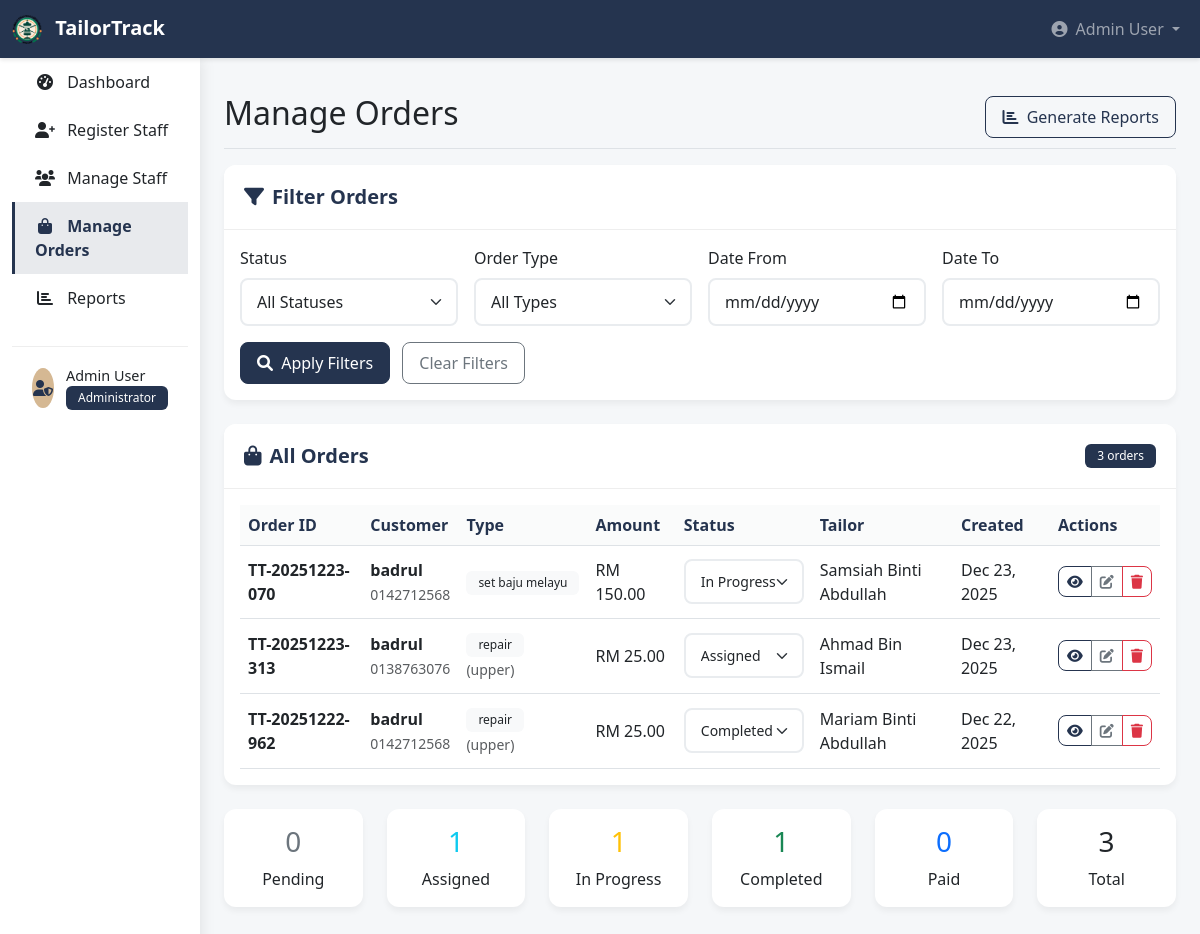
/admin/manage_orders.php (signed in), run on the app's committed database.
### tables this page shows
CREATE TABLE `orders` (
  `order_id` varchar(20) NOT NULL,
  `customer_name` varchar(100) NOT NULL,
  `customer_phone` varchar(20) NOT NULL,
  `customer_email` varchar(100) DEFAULT NULL,
  `order_type` enum('set_baju_melayu','set_baju_kurung','set_baju_kebaya','baju_kurta','repair') NOT NULL,
  `repair_type` enum('upper','lower','both') DEFAULT NULL,
  `status` enum('pending','assigned','in_progress','completed','paid','cancel') DEFAULT 'pending',
  `payment_status` enum('pending','paid') DEFAULT 'pending',
  `assigned_tailor` int(11) DEFAULT NULL,
  `created_by` int(11) NOT NULL,
  `created_at` timestamp NOT NULL DEFAULT current_timestamp(),
  `updated_at` timestamp NOT NULL DEFAULT current_timestamp() ON UPDATE current_timestamp(),
  `total_amount` decimal(10,2) NOT NULL,
  `deposit_amount` decimal(10,2) DEFAULT 0.00,
  `deposit_paid` enum('no','yes') DEFAULT 'no',
  `deposit_paid_at` timestamp NULL DEFAULT NULL,
  `amount_paid` decimal(10,2) DEFAULT 0.00,
  `tailor_notes` text DEFAULT NULL
);

CREATE TABLE `users` (
  `user_id` int(11) NOT NULL,
  `username` varchar(50) NOT NULL,
  `password` varchar(255) NOT NULL,
  `role` enum('admin','cashier','tailor') NOT NULL,
  `full_name` varchar(100) NOT NULL,
  `email` varchar(100) DEFAULT NULL,
  `phone` varchar(20) DEFAULT NULL,
  `created_at` timestamp NOT NULL DEFAULT current_timestamp()
);

### admin/manage_orders.php (the view, shortened to what this page needs)
<?php
require_once '../config/database.php';
$date_from = $_GET['date_from'] ?? '';
$date_to = $_GET['date_to'] ?? '';
$query = "SELECT o.*, u.full_name as cashier_name, t.full_name as tailor_name
          FROM orders o
          LEFT JOIN users u ON o.created_by = u.user_id
          LEFT JOIN users t ON o.assigned_tailor = t.user_id
          WHERE 1=1";
$params = [];
$query .= " ORDER BY o.created_at DESC";
try {
    $stmt = $pdo->prepare($query);
    $stmt->execute($params);
    $orders = $stmt->fetchAll();
} catch (PDOException $e) {
    error_log("Fetch orders error: " . $e->getMessage());
    $error = "Unable to load orders data.";
}
?>
<!DOCTYPE html>
<html lang="en">
<head>
    <link href="https://cdn.jsdelivr.net/npm/bootstrap@5.3.0-alpha1/dist/css/bootstrap.min.css" rel="stylesheet">
    <link rel="stylesheet" href="https://cdnjs.cloudflare.com/ajax/libs/font-awesome/6.0.0/css/all.min.css">
    <link rel="stylesheet" href="../css/admin.css">
</head>
<body>
    <nav class="navbar navbar-expand-lg navbar-dark admin-navbar">
        <div class="container-fluid">
            <a class="navbar-brand" href="dashboard.php">
                <img src="../Asset/logo_icon.png" alt="TailorTrack" style="width: 30px; height: 30px; object-fit: contain;" class="me-2">
                <span>TailorTrack</span>
            </a>
            <div class="collapse navbar-collapse" id="adminNavbar">
                <ul class="navbar-nav ms-auto">
                    <li class="nav-item dropdown">
                        <a class="nav-link dropdown-toggle" href="#" id="navbarDropdown" role="button" data-bs-toggle="dropdown">
                            <i class="fas fa-user-circle me-1"></i> <?php echo $_SESSION['full_name']; ?>
                        </a>
                    </li>
                </ul>
            </div>
        </div>
    </nav>
    <div class="container-fluid">
        <div class="row">
            <?php include 'sidebar.php'; ?>
            <main class="col-md-9 ms-sm-auto col-lg-10 px-md-4 main-content">
                <div class="d-flex justify-content-between flex-wrap flex-md-nowrap align-items-center pt-3 pb-2 mb-3 border-bottom">
                    <h1 class="h2">Manage Orders</h1>
                    <div class="btn-toolbar mb-2 mb-md-0">
                        <a href="reports.php" class="btn btn-outline-primary">
                            <i class="fas fa-chart-bar me-1"></i> Generate Reports
                        </a>
                    </div>
                </div>
                <div class="card mb-4">
                    <div class="card-header">
                        <h5 class="card-title mb-0">
                            <i class="fas fa-filter me-2"></i>Filter Orders
                        </h5>
                    </div>
                    <div class="card-body">
                        <form method="GET" action="manage_orders.php">
                            <div class="row g-3">
                                <div class="col-md-3">
                                    <label for="status" class="form-label">Status</label>
                                    <select class="form-select" id="status" name="status">
                                        <option value="">All Statuses</option>
                                    </select>
                                </div>
                                <div class="col-md-3">
                                    <label for="type" class="form-label">Order Type</label>
                                    <select class="form-select" id="type" name="type">
                                        <option value="">All Types</option>
                                    </select>
                                </div>
                                <div class="col-md-3">
                                    <label for="date_from" class="form-label">Date From</label>
                                    <input type="date" class="form-control" id="date_from" name="date_from" value="<?php echo $date_from; ?>">
                                </div>
                                <div class="col-md-3">
                                    <label for="date_to" class="form-label">Date To</label>
                                    <input type="date" class="form-control" id="date_to" name="date_to" value="<?php echo $date_to; ?>">
                                </div>
                            </div>
                            <div class="row mt-3">
                                <div class="col-12">
                                    <button type="submit" class="btn btn-primary me-2">
                                        <i class="fas fa-search me-1"></i> Apply Filters
                                    </button>
                                    <a href="manage_orders.php" class="btn btn-outline-secondary">Clear Filters</a>
                                </div>
                            </div>
                        </form>
                    </div>
                </div>
                <div class="card">
                    <div class="card-header d-flex justify-content-between align-items-center">
                        <h5 class="card-title mb-0">
                            <i class="fas fa-shopping-bag me-2"></i>All Orders
                        </h5>
                        <span class="badge bg-primary"><?php echo count($orders); ?> orders</span>
                    </div>
                    <div class="card-body">
                        <div class="table-responsive">
                            <table class="table table-hover" id="ordersTable">
                                <thead>
                                    <tr>
                                        <th>Order ID</th>
                                        <th>Customer</th>
                                        <th>Type</th>
                                        <th>Amount</th>
                                        <th>Status</th>
                                        <th>Tailor</th>
                                        <th>Created</th>
                                        <th>Actions</th>
                                    </tr>
                                </thead>
                                <tbody>
                                    <?php if (empty($orders)): ?>
                                        <tr>
                                            <td colspan="8" class="text-center py-4">No orders found</td>
                                        </tr>
                                    <?php else: ?>
                                        <?php foreach ($orders as $order): ?>
                                            <tr>
                                                <td><strong><?php echo $order['order_id']; ?></strong></td>
                                                <td>
                                                    <div>
                                                        <strong><?php echo htmlspecialchars($order['customer_name']); ?></strong>
                                                        <br>
                                                        <small class="text-muted"><?php echo $order['customer_phone']; ?></small>
                                                    </div>
                                                </td>
                                                <td>
                                                    <span class="badge bg-light text-dark">
                                                        <?php echo str_replace('_', ' ', $order['order_type']); ?>
                                                    </span>
                                                    <?php if ($order['order_type'] == 'repair' && $order['repair_type']): ?>
                                                        <br>
                                                        <small class="text-muted">(<?php echo $order['repair_type']; ?>)</small>
                                                    <?php endif; ?>
                                                </td>
                                                <td>RM <?php echo number_format($order['total_amount'], 2); ?></td>
                                                <td>
                                                    <form method="POST" class="d-inline">
                                                        <select name="status" class="form-select form-select-sm status-select" onchange="this.form.submit()">
                                                            <option value="assigned" <?php echo $order['status'] == 'assigned' ? 'selected' : ''; ?>>Assigned</option>
                                                            <option value="in_progress" <?php echo $order['status'] == 'in_progress' ? 'selected' : ''; ?>>In Progress</option>
                                                            <option value="completed" <?php echo $order['status'] == 'completed' ? 'selected' : ''; ?>>Completed</option>
                                                        </select>
                                                    </form>
                                                </td>
                                                <td>
                                                    <?php if ($order['tailor_name']): ?>
                                                        <?php echo htmlspecialchars($order['tailor_name']); ?>
                                                    <?php else: ?>
                                                        <span class="text-muted">Not assigned</span>
                                                    <?php endif; ?>
                                                </td>
                                                <td><?php echo date('M j, Y', strtotime($order['created_at'])); ?></td>
                                                <td>
                                                    <div class="btn-group btn-group-sm">
                                                        <button class="btn btn-outline-primary view-order" data-id="<?php echo $order['order_id']; ?>">
                                                            <i class="fas fa-eye"></i>
                                                        </button>
                                                        <a href="#" class="btn btn-outline-secondary">
                                                            <i class="fas fa-edit"></i>
                                                        </a>
                                                        <button class="btn btn-outline-danger delete-order" data-id="<?php echo $order['order_id']; ?>" data-customer="<?php echo htmlspecialchars($order['customer_name']); ?>">
                                                            <i class="fas fa-trash"></i>
                                                        </button>
                                                    </div>
                                                </td>
                                            </tr>
                                        <?php endforeach; ?>
                                    <?php endif; ?>
                                </tbody>
                            </table>
                        </div>
                    </div>
                </div>
                <div class="row mt-4">
                    <div class="col-md-2">
                        <div class="card text-center">
                            <div class="card-body">
                                <h3 class="text-secondary"><?php echo count(array_filter($orders, fn($o) => $o['status'] == 'pending')); ?></h3>
                                <p class="mb-0">Pending</p>
                            </div>
                        </div>
                    </div>
                    <div class="col-md-2">
                        <div class="card text-center">
                            <div class="card-body">
                                <h3 class="text-info"><?php echo count(array_filter($orders, fn($o) => $o['status'] == 'assigned')); ?></h3>
                                <p class="mb-0">Assigned</p>
                            </div>
                        </div>
                    </div>
                    <div class="col-md-2">
                        <div class="card text-center">
                            <div class="card-body">
                                <h3 class="text-warning"><?php echo count(array_filter($orders, fn($o) => $o['status'] == 'in_progress')); ?></h3>
                                <p class="mb-0">In Progress</p>
                            </div>
                        </div>
                    </div>
                    <div class="col-md-2">
                        <div class="card text-center">
                            <div class="card-body">
                                <h3 class="text-success"><?php echo count(array_filter($orders, fn($o) => $o['status'] == 'completed')); ?></h3>
                                <p class="mb-0">Completed</p>
                            </div>
                        </div>
                    </div>
                    <div class="col-md-2">
                        <div class="card text-center">
                            <div class="card-body">
                                <h3 class="text-primary"><?php echo count(array_filter($orders, fn($o) => $o['status'] == 'paid')); ?></h3>
                                <p class="mb-0">Paid</p>
                            </div>
                        </div>
                    </div>
                    <div class="col-md-2">
                        <div class="card text-center">
                            <div class="card-body">
                                <h3 class="text-dark"><?php echo count($orders); ?></h3>
                                <p class="mb-0">Total</p>
                            </div>
                        </div>
                    </div>
                </div>
            </main>
        </div>
    </div>
</body>
</html>

### data on the page
orders: order_id "TT-20251223-070", customer_name "badrul", customer_phone "0142712568", order_type "set baju melayu", total_amount "150.00", status "In Progress", assigned_tailor.full_name "Samsiah Binti Abdullah", created_at "Dec 23, 2025"
orders: order_id "TT-20251223-313", customer_name "badrul", customer_phone "0138763076", order_type "repair", repair_type "upper", total_amount "25.00", status "Assigned", assigned_tailor.full_name "Ahmad Bin Ismail", created_at "Dec 23, 2025"
orders: order_id "TT-20251222-962", customer_name "badrul", customer_phone "0142712568", order_type "repair", repair_type "upper", total_amount "25.00", status "Completed", assigned_tailor.full_name "Mariam Binti Abdullah", created_at "Dec 22, 2025"

### other printed values
$_SESSION['full_name'] "Admin User"
count($orders) "3"
count(array_filter($orders, fn($o) => $o['status'] == 'pending')) "0"
count(array_filter($orders, fn($o) => $o['status'] == 'assigned')) "1"
count(array_filter($orders, fn($o) => $o['status'] == 'in_progress')) "1"
count(array_filter($orders, fn($o) => $o['status'] == 'completed')) "1"
count(array_filter($orders, fn($o) => $o['status'] == 'paid')) "0"
